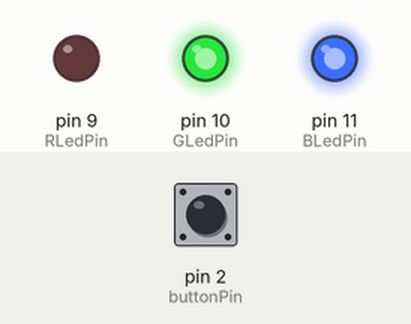
A sketch run on a simulated Arduino Uno, built with avr-gcc and run on an emulated ATmega328P. Shown: output pins drawn as LEDs (lit = HIGH). Dashed ring = blinking. The test bench sets the inputs (shaded band); at power-on: pin 2 (buttonPin) HIGH.

Above: at 1.2 s.
1.3 s: pin 2 (buttonPin) pulled LOW for 1 s
At 3.2 s:
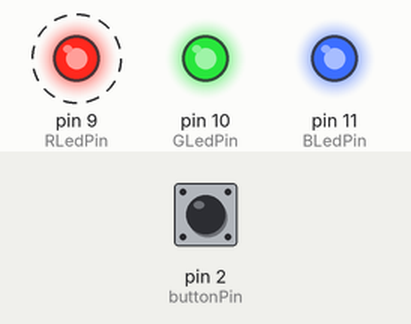
5.3 s: pin 2 (buttonPin) pulled LOW for 0.15 s
At 6.7 s:
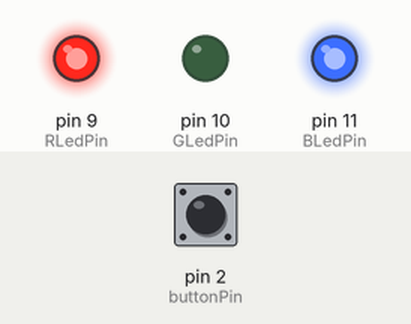
8.4 s: pin 2 (buttonPin) pulled LOW for 0.15 s
At 9.7 s:
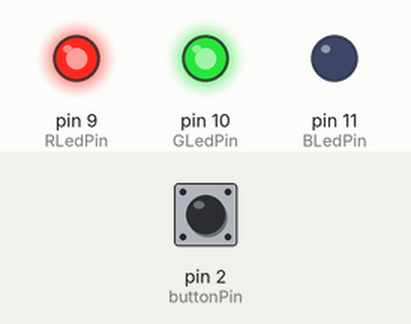
11.5 s: pin 2 (buttonPin) pulled LOW for 3.2 s
At 14.85 s:
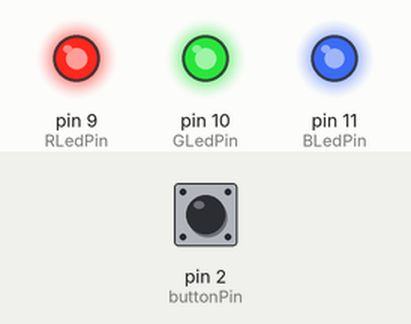
17.1 s: pin 2 (buttonPin) pulled LOW for 0.15 s
20.1 s: pin 2 (buttonPin) pulled LOW for 1 s
Timing chart, 0 to 23.1 s (numbered marks = the images above; inputs shaded):
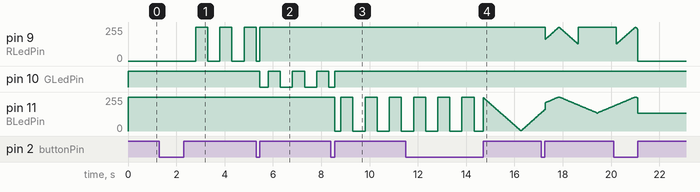

Measured:
- after the input at 1.3 s, pin 9 (RLedPin): alternates 255/255 for 0.50 s and 0/255 for 0.50 s, starting after 1.5 s
- after the input at 5.3 s, pin 10 (GLedPin): HIGH → LOW after 0.15 s, then repeats every 1.0 s: HIGH 0.50 s, LOW 0.50 s
- after the input at 8.4 s, pin 11 (BLedPin): 255/255 → 0/255 after 0.15 s, then repeats every 1.0 s: 255/255 0.50 s, 0/255 0.50 s

The sketch:

light_stick.ino
```cpp
// ===== Pins =====
const int RLedPin = 9;
const int GLedPin = 10;
const int BLedPin = 11;
const int buttonPin = 2;

// 1 = 共陽（大多數 RGB 模組）
// 0 = 共陰
#define COMMON_ANODE 1

// ===== Button (INPUT_PULLUP) =====
bool buttonPressed = false;
unsigned long pressStartTime = 0;
const unsigned long longPressTime = 800; // ms

// ===== Modes =====
int mode = 0; // 0: Constant, 1: Blink, 2: Breathing
const int MODE_COUNT = 3;

// ===== Colors (R,G,B) =====
int colors[][3] = {
  {255, 0, 0},     // Red
  {0, 255, 0},     // Green
  {0, 0, 255},     // Blue
  {255, 0, 120},   // 💗 Pink
  {255, 255, 255}  // White
};
const int COLOR_COUNT = 5;
int currentColor = 0;

// ===== Timing =====
unsigned long lastBlinkMillis = 0;
bool blinkState = false;

int breatheBrightness = 0;
int breatheDirection = 5;
unsigned long lastBreatheMillis = 0;

void setup() {
  pinMode(RLedPin, OUTPUT);
  pinMode(GLedPin, OUTPUT);
  pinMode(BLedPin, OUTPUT);

  // ⭐ 按鈕不接 5V，用內建上拉
  pinMode(buttonPin, INPUT_PULLUP);

  setColor();
}

void loop() {
  handleButton();

  if (mode == 0) {
    setColor();          // 恆亮
  }
  else if (mode == 1) {
    blinkMode();         // 閃爍
  }
  else if (mode == 2) {
    breathingMode();     // 呼吸燈
  }
}

// ===== Button Logic =====
void handleButton() {
  int reading = digitalRead(buttonPin);

  // ⭐ INPUT_PULLUP：按下 = LOW
  if (reading == LOW && !buttonPressed) {
    buttonPressed = true;
    pressStartTime = millis();
  }

  if (reading == HIGH && buttonPressed) {
    unsigned long pressDuration = millis() - pressStartTime;
    buttonPressed = false;

    if (pressDuration >= longPressTime) {
      // 長按 → 換模式
      mode = (mode + 1) % MODE_COUNT;
    } else {
      // 短按 → 換顏色
      currentColor = (currentColor + 1) % COLOR_COUNT;
    }
  }
}

// ===== LED Functions =====
void setColor() {
  int r = colors[currentColor][0];
  int g = colors[currentColor][1];
  int b = colors[currentColor][2];

#if COMMON_ANODE
  analogWrite(RLedPin, 255 - r);
  analogWrite(GLedPin, 255 - g);
  analogWrite(BLedPin, 255 - b);
#else
  analogWrite(RLedPin, r);
  analogWrite(GLedPin, g);
  analogWrite(BLedPin, b);
#endif
}

void blinkMode() {
  if (millis() - lastBlinkMillis > 500) {
    lastBlinkMillis = millis();
    blinkState = !blinkState;
  }

  if (blinkState) {
    setColor();
  } else {
#if COMMON_ANODE
    analogWrite(RLedPin, 255);
    analogWrite(GLedPin, 255);
    analogWrite(BLedPin, 255);
#else
    analogWrite(RLedPin, 0);
    analogWrite(GLedPin, 0);
    analogWrite(BLedPin, 0);
#endif
  }
}

void breathingMode() {
  if (millis() - lastBreatheMillis > 30) {
    lastBreatheMillis = millis();
    breatheBrightness += breatheDirection;

    if (breatheBrightness >= 255 || breatheBrightness <= 0) {
      breatheDirection = -breatheDirection;
    }

    int r = colors[currentColor][0] * breatheBrightness / 255;
    int g = colors[currentColor][1] * breatheBrightness / 255;
    int b = colors[currentColor][2] * breatheBrightness / 255;

#if COMMON_ANODE
    analogWrite(RLedPin, 255 - r);
    analogWrite(GLedPin, 255 - g);
    analogWrite(BLedPin, 255 - b);
#else
    analogWrite(RLedPin, r);
    analogWrite(GLedPin, g);
    analogWrite(BLedPin, b);
#endif
  }
}
```
